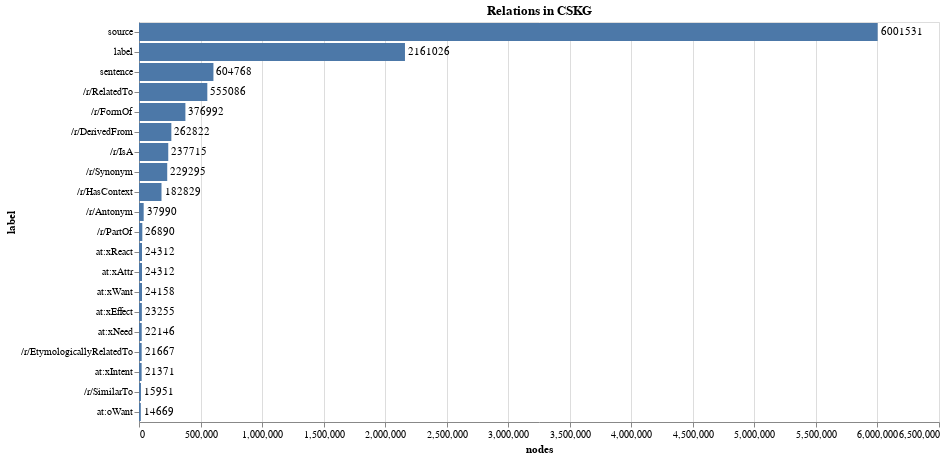

Notebook source saved alongside this figure:
### Code cell
bar_chart(stats[:20], 'nodes', 'label', title="Relations in CSKG")

### Figure 1 — Vega-Lite specification as saved in the notebook (floating-point values rounded to 4 significant figures)
{"config": {"view": {"continuousWidth": 400, "continuousHeight": 300}}, "layer": [{"mark": "bar", "encoding": {"x": {"type": "quantitative", "field": "nodes"}, "y": {"type": "nominal", "field": "label", "sort": "-x"}}, "title": "Relations in CSKG", "width": 800}, {"mark": {"type": "text", "align": "left", "baseline": "middle", "dx": 3}, "encoding": {"text": {"type": "quantitative", "field": "nodes"}, "x": {"type": "quantitative", "field": "nodes"}, "y": {"type": "nominal", "field": "label", "sort": "-x"}}, "title": "Relations in CSKG", "width": 800}], "data": {"name": "data-4043885cf85e053422fe923980c80b4e"}, "$schema": "https://vega.github.io/schema/vega-lite/v4.8.1.json", "datasets": {"data-4043885cf85e053422fe923980c80b4e": [{"label": "source", "nodes": 6001531}, {"label": "label", "nodes": 2161026}, {"label": "sentence", "nodes": 604768}, {"label": "/r/RelatedTo", "nodes": 555086}, {"label": "/r/FormOf", "nodes": 376992}, {"label": "/r/DerivedFrom", "nodes": 262822}, {"label": "/r/IsA", "nodes": 237715}, {"label": "/r/Synonym", "nodes": 229295}, {"label": "/r/HasContext", "nodes": 182829}, {"label": "/r/Antonym", "nodes": 37990}, {"label": "/r/PartOf", "nodes": 26890}, {"label": "at:xReact", "nodes": 24312}, {"label": "at:xAttr", "nodes": 24312}, {"label": "at:xWant", "nodes": 24158}, {"label": "at:xEffect", "nodes": 23255}, {"label": "at:xNeed", "nodes": 22146}, {"label": "/r/EtymologicallyRelatedTo", "nodes": 21667}, {"label": "at:xIntent", "nodes": 21371}, {"label": "/r/SimilarTo", "nodes": 15951}, {"label": "at:oWant", "nodes": 14669}]}}
